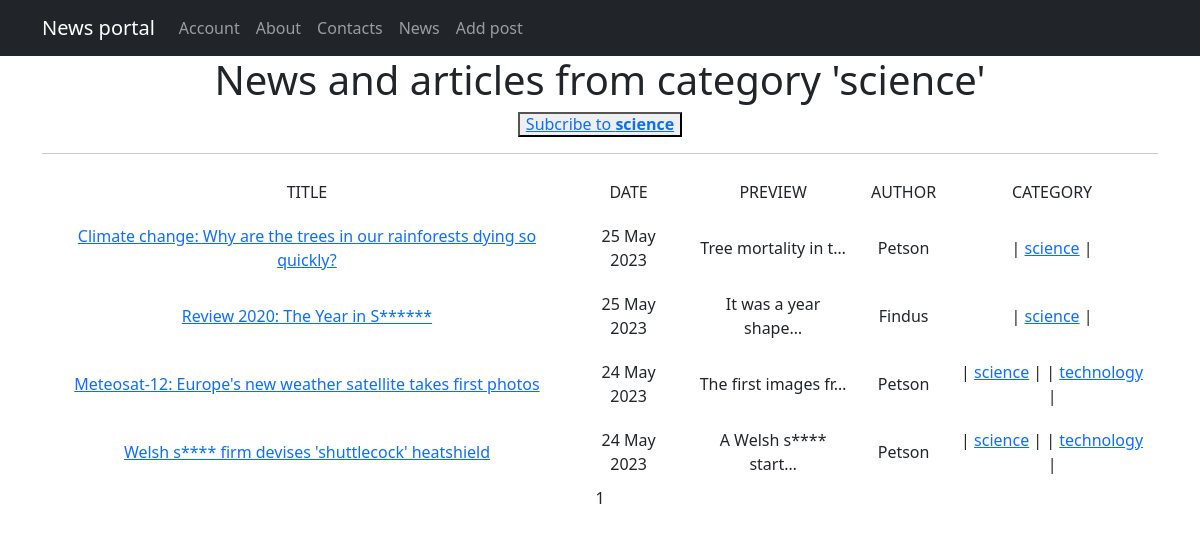
Screenshot of /news/categories/4 with the database file from the repository.
### news/models.py (models this page shows, shortened)
class Category(models.Model):  # класс категорий (тем) постов
    name = models.CharField(max_length=255, unique=True)  # название категории
    subscribers = models.ManyToManyField(User, through='CategoryUser') # связь многие ко многим с пользователями
    def __str__(self):
        return f'{self.name}'

class Post(models.Model):  # класс постов
    news = 'NE'
    article = 'AR'
    TYPE_CHOICE = [
        (news, 'news'),
        (article, 'article'),
    ]
    type_post = models.CharField(max_length=2, choices=TYPE_CHOICE, default=news)  # тип поста
    time_add = models.DateTimeField(auto_now_add=True)  # дата и время создания
    title = models.CharField(max_length=255)  # заголовок
    text = models.TextField(max_length=10000)  # текст поста
    rating_post = models.IntegerField(default=0)  # рейтинг поста
    author = models.ForeignKey(Author, on_delete=models.CASCADE)  # связь один ко многим с автором
    categories = models.ManyToManyField(Category, through='PostCategory')  # связь многие ко многим с категориями

class Author(models.Model):  # класс авторов постов
    rating_author = models.IntegerField(default=0)  # рейтинг автора
    user_link = models.OneToOneField(User, on_delete=models.CASCADE)
    def __str__(self):
        return f'{self.user_link.username}'

### news/views.py (the view)
# urls.py: path('categories/<int:pk>', CategoryPostList.as_view(), name='category_post_list'),
class CategoryPostList(ListView):
    model = Post # выводим посты
    ordering = '-time_add'  # сортировка по дате создания
    template_name = 'category_posts.html' # шаблон для вывода
    context_object_name = 'category_posts' # имя списка, по которому будет обращение из html-шаблона
    paginate_by = 10  # количество постов на странице
    def get_queryset(self):
        self.category = get_object_or_404(Category, id=self.kwargs['pk'])
        queryset = Post.objects.filter(categories=self.category).order_by('-time_add')  # фильтрация постов по категории
        return queryset
    def get_context_data(self, **kwargs):
        context = super().get_context_data(**kwargs)
        context['is_not_subscriber'] = self.request.user not in self.category.subscribers.all()
        context['category'] = self.category
        return context

### news/templatetags/custom_filters.py (called while the page is built)
@register.filter()
def censor(text):
    if not isinstance(text, str):
        raise ValueError("This is not a string!")
    censored_text = text  # исходный текст
    text_list = text.split()  # получаем список слов исходного текста
    for i in text_list:
        if i.lower() in BLACK_LIST:  # если слово входит в черный список
            censored_text = censored_text.replace(i, i[0]+'*'*(len(i)-1))  # первую букву оставляем, остальные заменяем
    return censored_text

### templates/category_posts.html (shortened to what this page needs)
{% extends 'flatpages/default.html' %}
{% load custom_filters %}
{% load custom_tags %}
{% block content %}
    <h1>News and articles from category '{{ category }}'</h1>
        {% if is_not_subscriber %}
            <h6><button><a href="{% url 'subscribe' category.id %}">Subcribe to <b>{{ category }}</b></a></button><br></h6>
        {% endif %}
    <hr>
    {% if category_posts %}
        <table cellpadding="10" align="center">
            <tr>
                <td>TITLE</td>
                <td>DATE</td>
                <td>PREVIEW</td>
                <td>AUTHOR</td>
                <td>CATEGORY</td>
            </tr>
            {% for post in category_posts %}
            <tr>
                <td><a href="{% url 'post_detail' post.id %}">{{ post.title|censor }}</a></td>
                <td>{{ post.time_add|date:'d M Y' }}</td>
                <td>{{ post.text|censor|truncatechars:20 }}</td>
                <td>{{ post.author }}</td>
                <td>
                    {% for category in post.categories.all %}
                    | <a href="{% url 'category_post_list' category.id %}">{{ category }}</a> |
                    {% endfor %}
                </td>
            </tr>
            {% endfor %}
        </table>
    {% else %}
        <h2>There are no posts!</h2>
    {% endif %}
    {{ page_obj.number }}
{% endblock content %}

### rows the page displays
Category: name "science"
Post: title|censor "Climate change: Why are the trees in our rainforests dying so quickly?", time_add "25 May 2023", text|censor "Tree mortality in t…", author "Petson"
Post: title|censor "Review 2020: The Year in S******", time_add "25 May 2023", text|censor "It was a year shape…", author "Findus"
Post: title|censor "Meteosat-12: Europe's new weather satellite takes first photos", time_add "24 May 2023", text|censor "The first images fr…", author "Petson"
Category: name "technology"
Post: title|censor "Welsh s**** firm devises 'shuttlecock' heatshield", time_add "24 May 2023", text|censor "A Welsh s**** start…", author "Petson"

### other values shown
{{ page_obj.number }} "1"
